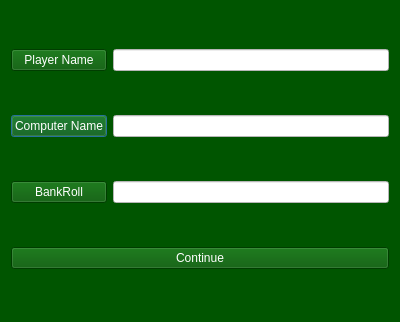
<?xml version="1.0" encoding="UTF-8"?>
<ui version="4.0">
 <class>InformationDialogue</class>
 <widget class="QDialog" name="InformationDialogue">
  <property name="geometry">
   <rect>
    <x>0</x>
    <y>0</y>
    <width>400</width>
    <height>322</height>
   </rect>
  </property>
  <property name="windowTitle">
   <string>Welcome!</string>
  </property>
  <property name="styleSheet">
   <string notr="true">background-color: rgb(0, 85, 0);</string>
  </property>
  <layout class="QGridLayout" name="gridLayout">
   <item row="2" column="1">
    <layout class="QGridLayout" name="gridLayout_5">
     <item row="0" column="0">
      <widget class="QLineEdit" name="leComputerName">
       <property name="styleSheet">
        <string notr="true">background-color: rgb(255, 255, 255);</string>
       </property>
       <property name="maxLength">
        <number>5</number>
       </property>
      </widget>
     </item>
    </layout>
   </item>
   <item row="2" column="0">
    <layout class="QGridLayout" name="gridLayout_4">
     <item row="0" column="0">
      <widget class="QPushButton" name="pushButton">
       <property name="toolTip">
        <string>&lt;html&gt;&lt;head/&gt;&lt;body&gt;&lt;p&gt;Name of the Computer (5 Characters long)&lt;/p&gt;&lt;/body&gt;&lt;/html&gt;</string>
       </property>
       <property name="styleSheet">
        <string notr="true">font: 75 12pt &quot;Copperplate Gothic Bold&quot;;
background-color: rgb(0, 85, 0);
color: rgb(255, 255, 255);
</string>
       </property>
       <property name="text">
        <string>Computer Name</string>
       </property>
       <property name="flat">
        <bool>false</bool>
       </property>
      </widget>
     </item>
    </layout>
   </item>
   <item row="3" column="1">
    <layout class="QGridLayout" name="gridLayout_6">
     <item row="0" column="0">
      <widget class="QLineEdit" name="leBankRoll">
       <property name="styleSheet">
        <string notr="true">background-color: rgb(255, 255, 255);</string>
       </property>
       <property name="maxLength">
        <number>5</number>
       </property>
      </widget>
     </item>
    </layout>
   </item>
   <item row="3" column="0">
    <layout class="QGridLayout" name="gridLayout_7">
     <item row="0" column="0">
      <widget class="QPushButton" name="pushButton_3">
       <property name="toolTip">
        <string>&lt;html&gt;&lt;head/&gt;&lt;body&gt;&lt;p&gt;Amount of Money Each player has. &lt;/p&gt;&lt;/body&gt;&lt;/html&gt;</string>
       </property>
       <property name="whatsThis">
        <string>&lt;html&gt;&lt;head/&gt;&lt;body&gt;&lt;p&gt;&lt;br/&gt;&lt;/p&gt;&lt;/body&gt;&lt;/html&gt;</string>
       </property>
       <property name="styleSheet">
        <string notr="true">font: 75 12pt &quot;Copperplate Gothic Bold&quot;;
background-color: rgb(0, 85, 0);
color: rgb(255, 255, 255);
</string>
       </property>
       <property name="text">
        <string>BankRoll</string>
       </property>
       <property name="flat">
        <bool>false</bool>
       </property>
      </widget>
     </item>
    </layout>
   </item>
   <item row="1" column="0">
    <layout class="QGridLayout" name="gridLayout_2">
     <item row="0" column="0">
      <widget class="QPushButton" name="pbPlayerName">
       <property name="toolTip">
        <string>&lt;html&gt;&lt;head/&gt;&lt;body&gt;&lt;p&gt;Name of the player (5 Characters long)&lt;/p&gt;&lt;/body&gt;&lt;/html&gt;</string>
       </property>
       <property name="whatsThis">
        <string>&lt;html&gt;&lt;head/&gt;&lt;body&gt;&lt;p&gt;&lt;br/&gt;&lt;/p&gt;&lt;/body&gt;&lt;/html&gt;</string>
       </property>
       <property name="styleSheet">
        <string notr="true">font: 75 12pt &quot;Copperplate Gothic Bold&quot;;
background-color: rgb(0, 85, 0);
color: rgb(255, 255, 255);
</string>
       </property>
       <property name="text">
        <string>Player Name</string>
       </property>
       <property name="flat">
        <bool>false</bool>
       </property>
      </widget>
     </item>
    </layout>
   </item>
   <item row="1" column="1">
    <layout class="QGridLayout" name="gridLayout_3">
     <item row="0" column="0">
      <widget class="QLineEdit" name="lePlayerName">
       <property name="styleSheet">
        <string notr="true">background-color: rgb(255, 255, 255);</string>
       </property>
       <property name="maxLength">
        <number>5</number>
       </property>
      </widget>
     </item>
    </layout>
   </item>
   <item row="4" column="0" colspan="2">
    <widget class="QPushButton" name="pbContinue">
     <property name="styleSheet">
      <string notr="true">font: 75 12pt &quot;Copperplate Gothic Bold&quot;;
background-color: rgb(0, 85, 0);
color: rgb(255, 255, 255);
</string>
     </property>
     <property name="text">
      <string>Continue</string>
     </property>
    </widget>
   </item>
  </layout>
 </widget>
 <tabstops>
  <tabstop>pbPlayerName</tabstop>
  <tabstop>lePlayerName</tabstop>
  <tabstop>pushButton</tabstop>
  <tabstop>leComputerName</tabstop>
  <tabstop>pushButton_3</tabstop>
  <tabstop>leBankRoll</tabstop>
  <tabstop>pbContinue</tabstop>
 </tabstops>
 <resources/>
 <connections/>
</ui>
